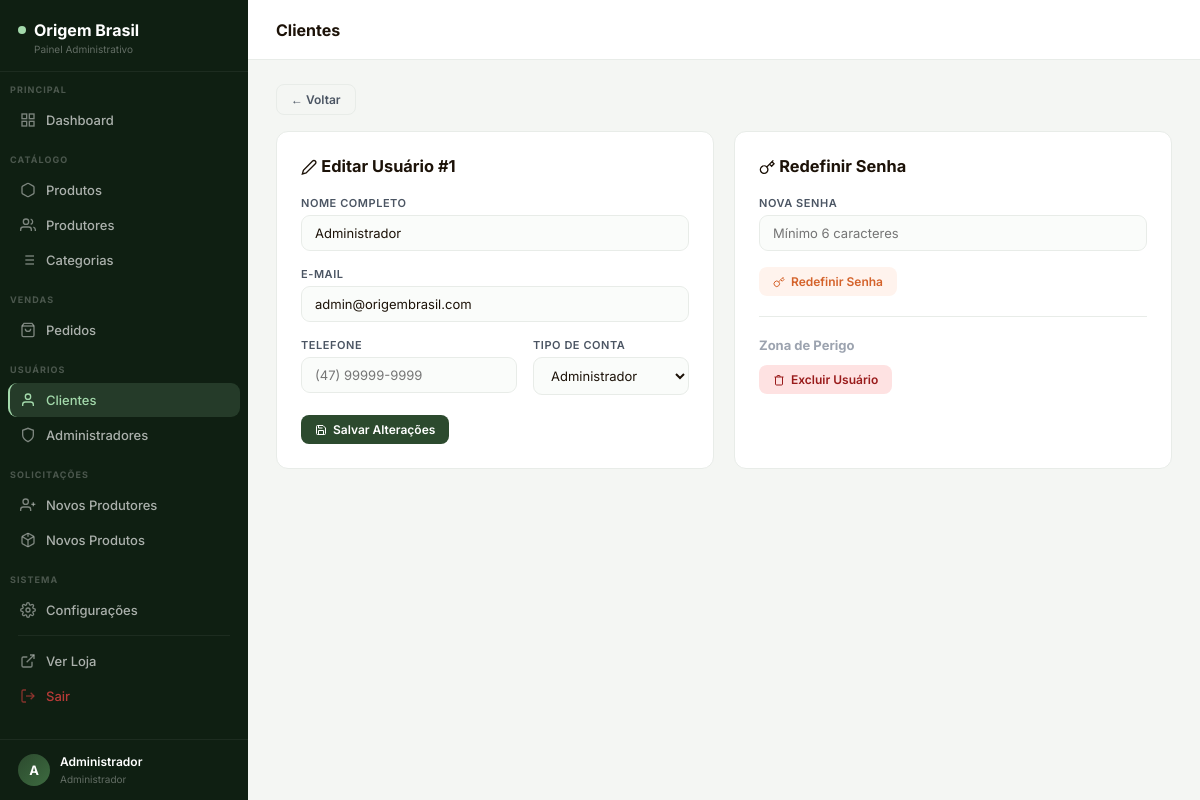
The page /adm/clientes.php?editar=1 (signed in) on the database its author committed.
### tables this page shows
CREATE TABLE IF NOT EXISTS usuarios (
    id                  INT AUTO_INCREMENT PRIMARY KEY,
    nome                VARCHAR(100) NOT NULL,
    email               VARCHAR(100) NOT NULL UNIQUE,
    senha               VARCHAR(255) NOT NULL,
    tipo                ENUM('cliente','produtor','admin') DEFAULT 'cliente',
    foto                VARCHAR(255) DEFAULT NULL,
    telefone            VARCHAR(20) DEFAULT NULL,
    codigo_recuperacao  VARCHAR(6) NULL,
    codigo_expira       DATETIME NULL,
    criado_em           TIMESTAMP DEFAULT CURRENT_TIMESTAMP
);

### adm/clientes.php (the view, shortened to what this page needs)
<?php
include("../conexao.php");
$user_edit = null;
if (isset($_GET['editar'])) {
    $eid = (int)$_GET['editar'];
    $user_edit = mysqli_fetch_assoc(mysqli_query($conexao,"SELECT * FROM usuarios WHERE id=$eid"));
}
include('layout.php');
?>
<?php if ($user_edit): ?>
<div style="margin-bottom:16px;">
    <a href="clientes.php" class="btn btn-gray">← Voltar</a>
</div>
<div style="display:grid;grid-template-columns:1fr 1fr;gap:20px;">
    <div class="card" style="padding:24px;">
        <h3 style="margin-bottom:20px;"><svg style="width:1em;height:1em;vertical-align:middle;display:inline-block;stroke:currentColor;fill:none;stroke-width:2;" viewBox="0 0 24 24"><path d="M17 3a2.828 2.828 0 1 1 4 4L7.5 20.5 2 22l1.5-5.5L17 3z"/></svg> Editar Usuário #<?php echo $user_edit['id']; ?></h3>
        <form method="POST">
            <div class="form-grid" style="gap:16px;margin-bottom:20px;">
                <div class="field form-full"><label>Nome completo</label><input type="text" name="nome" value="<?php echo htmlspecialchars($user_edit['nome']); ?>" required></div>
                <div class="field form-full"><label>E-mail</label><input type="email" name="email" value="<?php echo htmlspecialchars($user_edit['email']); ?>" required></div>
                <div class="field"><label>Telefone</label><input type="text" name="telefone" value="<?php echo htmlspecialchars($user_edit['telefone']??''); ?>" placeholder="(47) 99999-9999"></div>
                <div class="field"><label>Tipo de conta</label>
                    <select name="tipo">
                        <option value="admin"   <?php echo $user_edit['tipo']==='admin'?'selected':''; ?>>Administrador</option>
                    </select>
                </div>
            </div>
            <button type="submit" class="btn btn-green"><svg style="width:1em;height:1em;vertical-align:middle;display:inline-block;stroke:currentColor;fill:none;stroke-width:2;" viewBox="0 0 24 24"><path d="M19 21H5a2 2 0 0 1-2-2V5a2 2 0 0 1 2-2h11l5 5v11a2 2 0 0 1-2 2z"/><polyline points="17 21 17 13 7 13 7 21"/><polyline points="7 3 7 8 15 8"/></svg> Salvar Alterações</button>
        </form>
    </div>
    <div class="card" style="padding:24px;">
        <h3 style="margin-bottom:20px;"><svg style="width:1em;height:1em;vertical-align:middle;display:inline-block;stroke:currentColor;fill:none;stroke-width:2;" viewBox="0 0 24 24"><path d="M21 2l-2 2m-7.61 7.61a5.5 5.5 0 1 1-7.778 7.778 5.5 5.5 0 0 1 7.777-7.777zm0 0L15.5 7.5m0 0l3 3L22 7l-3-3m-3.5 3.5L19 4"/></svg> Redefinir Senha</h3>
        <form method="POST">
            <div class="field" style="margin-bottom:16px;"><label>Nova senha</label><input type="password" name="nova_senha" placeholder="Mínimo 6 caracteres" required></div>
            <button type="submit" class="btn btn-orange"><svg style="width:1em;height:1em;vertical-align:middle;display:inline-block;stroke:currentColor;fill:none;stroke-width:2;" viewBox="0 0 24 24"><path d="M21 2l-2 2m-7.61 7.61a5.5 5.5 0 1 1-7.778 7.778 5.5 5.5 0 0 1 7.777-7.777zm0 0L15.5 7.5m0 0l3 3L22 7l-3-3m-3.5 3.5L19 4"/></svg> Redefinir Senha</button>
        </form>
        <hr style="margin:20px 0;border:none;border-top:1px solid var(--border);">
        <h4 style="margin-bottom:12px;font-size:13px;color:var(--text-3);">Zona de Perigo</h4>
        <form method="POST" onsubmit="return confirm('Excluir este usuário permanentemente?')">
            <button type="submit" class="btn btn-red"><svg style="width:1em;height:1em;vertical-align:middle;display:inline-block;stroke:currentColor;fill:none;stroke-width:2;" viewBox="0 0 24 24"><polyline points="3 6 5 6 21 6"/><path d="M19 6v14a2 2 0 0 1-2 2H7a2 2 0 0 1-2-2V6m3 0V4a1 1 0 0 1 1-1h4a1 1 0 0 1 1 1v2"/></svg> Excluir Usuário</button>
        </form>
    </div>
</div>
<?php endif; ?>
</div></main></body></html>

### adm/layout.php (style rules this page uses)
*,*::before,*::after { box-sizing:border-box;margin:0;padding:0 }
:root { --sidebar:#0f1f12; --sidebar-hover:rgba(255,255,255,.08); --sidebar-active:rgba(163,217,171,.15); --sidebar-active-border:#a3d9ab; --green:#2C4A2E; --green-2:#3D6B40; --green-light:#f0f7f1; --orange:#D4622A; --white:#fff; --bg:#f4f6f3; --card:#fff; --border:#e8ece8; --text:#1C1208; --text-2:#4B5563; --text-3:#9CA3AF; --radius:12px; --shadow:0 1px 4px rgba(0,0,0,.08),0 4px 16px rgba(0,0,0,.06); }
body { font-family:'Inter',sans-serif;background:var(--bg);color:var(--text);display:flex;min-height:100vh;font-size:14px; }
a { text-decoration:none;color:inherit; }
button { font-family:'Inter',sans-serif;cursor:pointer; }
.card { background:var(--card);border:1px solid var(--border);border-radius:var(--radius);overflow:hidden;margin-bottom:20px; }
.btn { display:inline-flex;align-items:center;gap:6px;padding:7px 14px;border:none;border-radius:8px;font-size:12px;font-weight:600;cursor:pointer;transition:all .15s; }
.btn-green { background:var(--green);color:#fff; }
.btn-red { background:#fee2e2;color:#991b1b; }
.btn-gray { background:var(--bg);color:var(--text-2);border:1px solid var(--border); }
.btn-orange { background:#fff3ed;color:var(--orange); }
.form-grid { display:grid;grid-template-columns:1fr 1fr;gap:16px; }
.form-full { grid-column:1/-1; }
.field { display:flex;flex-direction:column;gap:5px; }
.field label { font-size:11px;font-weight:600;color:var(--text-2);text-transform:uppercase;letter-spacing:.05em; }
.field input,.field select,.field textarea { padding:9px 13px;border:1px solid var(--border);border-radius:9px; font-family:'Inter',sans-serif;font-size:13px;outline:none;background:#fafcfa; transition:border-color .15s,background .15s;color:var(--text); }

### rows shown on the page
usuarios: id "1", nome "Administrador", email "admin@origembrasil.com", tipo "Administrador"

### other values the page prints
mb_strtoupper(mb_substr($_SESSION['nome'],0,1)) "A"
$_SESSION['nome'] "Administrador"
$page_title "Clientes"
